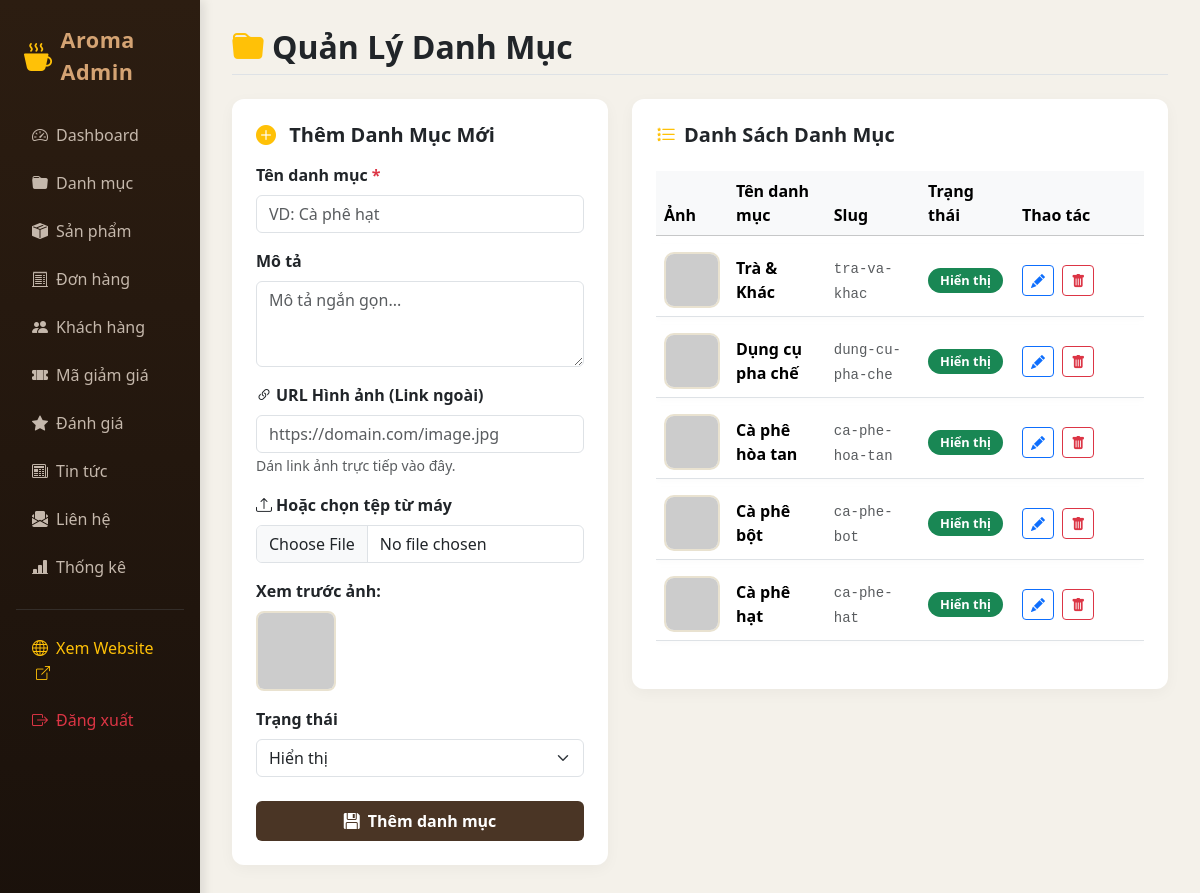
Screenshot of /admin/categories.php (signed in) with the database file from the repository.
### tables this page shows
CREATE TABLE IF NOT EXISTS categories (
    id INT AUTO_INCREMENT PRIMARY KEY,
    name VARCHAR(100) NOT NULL,
    slug VARCHAR(100) NOT NULL UNIQUE,
    description TEXT DEFAULT NULL,
    image VARCHAR(255) DEFAULT NULL,
    status TINYINT(1) DEFAULT 1,
    created_at TIMESTAMP DEFAULT CURRENT_TIMESTAMP
);

### includes/functions.php (called while the page is built, shortened)
<?php
function e($string) {
    return htmlspecialchars($string ?? '', ENT_QUOTES, 'UTF-8');
}
?>

### admin/categories.php (the view, shortened to what this page needs)
<?php
require_once __DIR__ . '/../includes/functions.php';
$categories = $conn->query("SELECT * FROM categories ORDER BY id DESC")->fetchAll();
$edit_cat = null;
include __DIR__ . '/includes/header.php';
?>
<div class="d-flex justify-content-between align-items-center mb-4 pb-2 border-bottom">
    <h2 class="fw-bold text-dark m-0"><i class="bi bi-folder-fill text-warning me-2"></i>Quản Lý Danh Mục</h2>
</div>
<div class="row">
    <div class="col-md-5 mb-4">
        <div class="card card-custom p-4">
            <h5 class="fw-bold text-dark mb-3">
                <i class="bi bi-<?= $edit_cat ? 'pencil-square' : 'plus-circle-fill' ?> me-2 text-warning"></i>
                <?= $edit_cat ? 'Cập Nhật Danh Mục' : 'Thêm Danh Mục Mới' ?>
            </h5>
            <form action="categories.php" method="POST" enctype="multipart/form-data">
                <div class="mb-3">
                    <label class="form-label fw-semibold">Tên danh mục <span class="text-danger">*</span></label>
                    <input type="text" class="form-control" name="name" required value="<?= e($edit_cat['name'] ?? '') ?>" placeholder="VD: Cà phê hạt">
                </div>
                <div class="mb-3">
                    <label class="form-label fw-semibold">Mô tả</label>
                    <textarea class="form-control" name="description" rows="3" placeholder="Mô tả ngắn gọn..."><?= e($edit_cat['description'] ?? '') ?></textarea>
                </div>
                <div class="mb-3">
                    <label class="form-label fw-semibold"><i class="bi bi-link-45deg me-1"></i>URL Hình ảnh (Link ngoài)</label>
                    <input type="url" class="form-control" id="cat_image_url" name="image_url" placeholder="https://domain.com/image.jpg" value="<?= (isset($edit_cat['image']) && str_starts_with($edit_cat['image'], 'http')) ? e($edit_cat['image']) : '' ?>" oninput="previewImage(this.value)">
                    <small class="text-muted">Dán link ảnh trực tiếp vào đây.</small>
                </div>
                <div class="mb-3">
                    <label class="form-label fw-semibold"><i class="bi bi-upload me-1"></i>Hoặc chọn tệp từ máy</label>
                    <input type="file" class="form-control" name="image" accept="image/*">
                </div>
                <div class="mb-3">
                    <label class="form-label fw-semibold d-block">Xem trước ảnh:</label>
                    <img id="cat_preview_img" src="<?= e($edit_cat['image'] ?? 'https://placehold.co/100x100?text=Preview') ?>" class="img-preview-box" style="width: 80px; height: 80px; object-fit: cover; border-radius: 8px;" onerror="this.src='https://placehold.co/100x100?text=L%E1%BB%97i+Ảnh';">
                </div>
                <div class="mb-3">
                    <label class="form-label fw-semibold">Trạng thái</label>
                    <select name="status" class="form-select">
                        <option value="1" <?= ($edit_cat['status'] ?? 1) == 1 ? 'selected' : '' ?>>Hiển thị</option>
                    </select>
                </div>
                <button type="submit" class="btn btn-cafe w-100 py-2 mt-2">
                    <i class="bi bi-floppy-fill me-1"></i> <?= $edit_cat ? 'Lưu cập nhật' : 'Thêm danh mục' ?>
                </button>
            </form>
        </div>
    </div>
    <div class="col-md-7">
        <div class="card card-custom p-4">
            <h5 class="fw-bold text-dark mb-3"><i class="bi bi-list-stars me-2 text-warning"></i>Danh Sách Danh Mục</h5>
            <div class="table-responsive">
                <table class="table table-custom align-middle">
                    <thead class="table-light">
                        <tr>
                            <th style="width: 70px;">Ảnh</th>
                            <th>Tên danh mục</th>
                            <th>Slug</th>
                            <th>Trạng thái</th>
                            <th style="width: 130px;">Thao tác</th>
                        </tr>
                    </thead>
                    <tbody>
                        <?php foreach ($categories as $cat): ?>
                            <tr>
                                <td>
                                    <img src="<?= e($cat['image']) ?>" class="img-preview-box" onerror="this.src='https://placehold.co/100x100?text=Error';">
                                </td>
                                <td><strong><?= e($cat['name']) ?></strong></td>
                                <td><code class="text-muted"><?= e($cat['slug']) ?></code></td>
                                <td>
                                    <span class="badge bg-<?= $cat['status'] ? 'success' : 'secondary' ?> badge-status">
                                        <?= $cat['status'] ? 'Hiển thị' : 'Ẩn' ?>
                                    </span>
                                </td>
                                <td>
                                    <a href="categories.php?action=edit&id=<?= $cat['id'] ?>" class="btn btn-sm btn-outline-primary me-1"><i class="bi bi-pencil-fill"></i></a>
                                    <a href="categories.php?action=delete&id=<?= $cat['id'] ?>" class="btn btn-sm btn-outline-danger" onclick="return confirm('Bạn có chắc muốn xóa danh mục này?');"><i class="bi bi-trash-fill"></i></a>
                                </td>
                            </tr>
                        <?php endforeach; ?>
                    </tbody>
                </table>
            </div>
        </div>
    </div>
</div>
<?php include __DIR__ . '/includes/footer.php'; ?>

### admin/includes/header.php (style rules this page uses)
:root { --cafe-dark: #2C1D11; --cafe-brown: #4A3525; --cafe-accent: #8C6D53; --cafe-gold: #D4A373; --cafe-cream: #FAEDCD; --cafe-bg: #F4F1EA; }
body { background-color: var(--cafe-bg); font-family: 'Segoe UI', Tahoma, Geneva, Verdana, sans-serif; color: #333; }
.card-custom { border: none; border-radius: 12px; box-shadow: 0 4px 15px rgba(0,0,0,0.04); background-color: #FFF; }
.table-custom { border-collapse: separate; border-spacing: 0 8px; }
.table-custom tbody tr { background-color: #FFF; box-shadow: 0 2px 6px rgba(0,0,0,0.02); transition: transform 0.15s ease; }
.btn-cafe { background-color: var(--cafe-brown); color: #FFF; border: none; font-weight: 600; }
.badge-status { padding: 6px 12px; border-radius: 20px; font-size: 0.8rem; font-weight: 600; }
.img-preview-box { width: 56px; height: 56px; object-fit: cover; border-radius: 10px; border: 2px solid #E9E2D0; }

### rows the page displays
categories: name "Trà & Khác", slug "tra-va-khac", status "Hiển thị"
categories: name "Dụng cụ pha chế", slug "dung-cu-pha-che", status "Hiển thị"
categories: name "Cà phê hòa tan", slug "ca-phe-hoa-tan", status "Hiển thị"
categories: name "Cà phê bột", slug "ca-phe-bot", status "Hiển thị"
categories: name "Cà phê hạt", slug "ca-phe-hat", status "Hiển thị"
